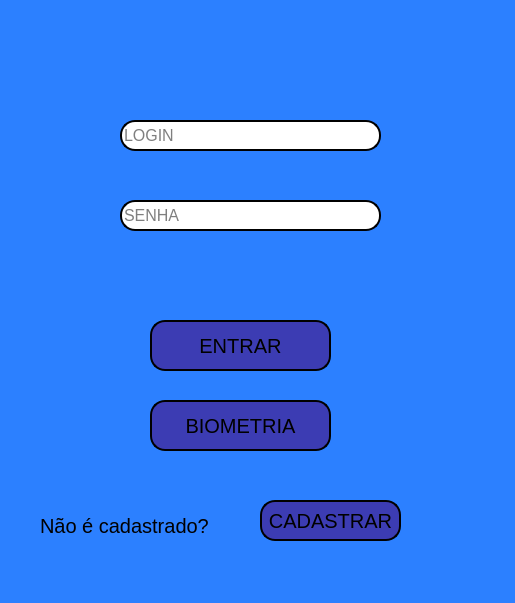
<?xml version="1.0" encoding="UTF-8"?>
<ui version="4.0">
 <class>MainWindow</class>
 <widget class="QMainWindow" name="MainWindow">
  <property name="geometry">
   <rect>
    <x>0</x>
    <y>0</y>
    <width>515</width>
    <height>603</height>
   </rect>
  </property>
  <property name="windowTitle">
   <string>MainWindow</string>
  </property>
  <property name="styleSheet">
   <string notr="true">background-color: rgb(44, 128, 255);</string>
  </property>
  <widget class="QWidget" name="centralwidget">
   <widget class="QPushButton" name="enter_Button">
    <property name="geometry">
     <rect>
      <x>150</x>
      <y>320</y>
      <width>181</width>
      <height>51</height>
     </rect>
    </property>
    <property name="font">
     <font>
      <pointsize>15</pointsize>
     </font>
    </property>
    <property name="styleSheet">
     <string notr="true">background-color: rgb(60, 60, 179);
border-style: outset;
border-width: 2px;
border-radius: 15px;
border-color: black;</string>
    </property>
    <property name="text">
     <string>ENTRAR</string>
    </property>
   </widget>
   <widget class="QLineEdit" name="user_name">
    <property name="geometry">
     <rect>
      <x>120</x>
      <y>120</y>
      <width>261</width>
      <height>31</height>
     </rect>
    </property>
    <property name="font">
     <font>
      <pointsize>12</pointsize>
     </font>
    </property>
    <property name="styleSheet">
     <string notr="true">background-color: rgb(255, 255, 255);
border-radius: 15px;
border-style: outset;
border-width: 2px;</string>
    </property>
    <property name="placeholderText">
     <string>LOGIN</string>
    </property>
   </widget>
   <widget class="QLineEdit" name="password">
    <property name="geometry">
     <rect>
      <x>120</x>
      <y>200</y>
      <width>261</width>
      <height>31</height>
     </rect>
    </property>
    <property name="font">
     <font>
      <pointsize>12</pointsize>
     </font>
    </property>
    <property name="styleSheet">
     <string notr="true">background-color: rgb(255, 255, 255);
border-radius: 15px;
border-style: outset;
border-width: 2px;</string>
    </property>
    <property name="placeholderText">
     <string>SENHA</string>
    </property>
   </widget>
   <widget class="QLabel" name="label">
    <property name="geometry">
     <rect>
      <x>40</x>
      <y>510</y>
      <width>171</width>
      <height>31</height>
     </rect>
    </property>
    <property name="font">
     <font>
      <pointsize>15</pointsize>
     </font>
    </property>
    <property name="text">
     <string>Não é cadastrado?</string>
    </property>
   </widget>
   <widget class="QPushButton" name="cad_Button">
    <property name="geometry">
     <rect>
      <x>260</x>
      <y>500</y>
      <width>141</width>
      <height>41</height>
     </rect>
    </property>
    <property name="font">
     <font>
      <pointsize>15</pointsize>
     </font>
    </property>
    <property name="styleSheet">
     <string notr="true">background-color: rgb(255, 255, 255);
background-color: rgb(60, 60, 179);
border-radius: 15px;
border-style: outset;
border-width: 2px;
border-color: black;</string>
    </property>
    <property name="text">
     <string>CADASTRAR</string>
    </property>
   </widget>
   <widget class="QLabel" name="label_2">
    <property name="geometry">
     <rect>
      <x>80</x>
      <y>110</y>
      <width>71</width>
      <height>51</height>
     </rect>
    </property>
    <property name="text">
     <string/>
    </property>
    <property name="pixmap">
     <pixmap>login.png</pixmap>
    </property>
   </widget>
   <widget class="QLabel" name="label_3">
    <property name="geometry">
     <rect>
      <x>80</x>
      <y>190</y>
      <width>51</width>
      <height>51</height>
     </rect>
    </property>
    <property name="text">
     <string/>
    </property>
    <property name="pixmap">
     <pixmap>padlock.png</pixmap>
    </property>
   </widget>
   <widget class="QLabel" name="label_4">
    <property name="geometry">
     <rect>
      <x>120</x>
      <y>260</y>
      <width>271</width>
      <height>21</height>
     </rect>
    </property>
    <property name="font">
     <font>
      <pointsize>15</pointsize>
     </font>
    </property>
    <property name="text">
     <string/>
    </property>
   </widget>
   <widget class="QPushButton" name="bio_Button">
    <property name="geometry">
     <rect>
      <x>150</x>
      <y>400</y>
      <width>181</width>
      <height>51</height>
     </rect>
    </property>
    <property name="font">
     <font>
      <pointsize>15</pointsize>
     </font>
    </property>
    <property name="styleSheet">
     <string notr="true">background-color: rgb(60, 60, 179);
border-style: outset;
border-width: 2px;
border-radius: 15px;
border-color: black;</string>
    </property>
    <property name="text">
     <string>BIOMETRIA</string>
    </property>
   </widget>
   <zorder>label_3</zorder>
   <zorder>label_2</zorder>
   <zorder>enter_Button</zorder>
   <zorder>user_name</zorder>
   <zorder>password</zorder>
   <zorder>label</zorder>
   <zorder>cad_Button</zorder>
   <zorder>label_4</zorder>
   <zorder>bio_Button</zorder>
  </widget>
  <widget class="QMenuBar" name="menubar">
   <property name="geometry">
    <rect>
     <x>0</x>
     <y>0</y>
     <width>515</width>
     <height>21</height>
    </rect>
   </property>
  </widget>
  <widget class="QStatusBar" name="statusbar"/>
 </widget>
 <resources/>
 <connections/>
</ui>
